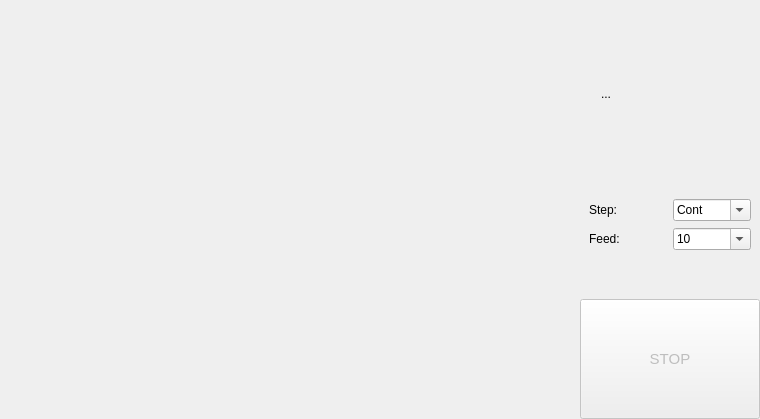
      <widget class="QWidget" name="tab_3Dview">
       <property name="minimumSize">
        <size>
         <width>640</width>
         <height>360</height>
        </size>
       </property>
       <attribute name="title">
        <string>3D_View</string>
       </attribute>
       <layout class="QGridLayout" name="gridLayout">
        <property name="leftMargin">
         <number>0</number>
        </property>
        <property name="topMargin">
         <number>0</number>
        </property>
        <property name="rightMargin">
         <number>0</number>
        </property>
        <property name="bottomMargin">
         <number>0</number>
        </property>
        <property name="spacing">
         <number>0</number>
        </property>
        <item row="0" column="0">
         <widget class="QFrame" name="grpProgram">
          <property name="sizePolicy">
           <sizepolicy hsizetype="Expanding" vsizetype="Expanding">
            <horstretch>0</horstretch>
            <verstretch>0</verstretch>
           </sizepolicy>
          </property>
          <property name="minimumSize">
           <size>
            <width>396</width>
            <height>300</height>
           </size>
          </property>
          <layout class="QVBoxLayout" name="verticalLayout_17" stretch="0">
           <property name="spacing">
            <number>0</number>
           </property>
           <property name="leftMargin">
            <number>0</number>
           </property>
           <property name="topMargin">
            <number>0</number>
           </property>
           <property name="rightMargin">
            <number>0</number>
           </property>
           <property name="bottomMargin">
            <number>0</number>
           </property>
           <item>
            <widget class="QWidget" name="widget" native="true">
             <layout class="QVBoxLayout" name="verticalLayout_15">
              <property name="spacing">
               <number>0</number>
              </property>
              <property name="leftMargin">
               <number>0</number>
              </property>
              <property name="topMargin">
               <number>0</number>
              </property>
              <property name="rightMargin">
               <number>0</number>
              </property>
              <property name="bottomMargin">
               <number>0</number>
              </property>
              <item>
               <widget class="GLWidget" name="glwVisualizer" native="true">
                <property name="sizePolicy">
                 <sizepolicy hsizetype="Expanding" vsizetype="Expanding">
                  <horstretch>0</horstretch>
                  <verstretch>0</verstretch>
                 </sizepolicy>
                </property>
                <property name="minimumSize">
                 <size>
                  <width>580</width>
                  <height>380</height>
                 </size>
                </property>
               </widget>
              </item>
             </layout>
            </widget>
           </item>
          </layout>
         </widget>
        </item>
        <item row="0" column="1">
         <widget class="QFrame" name="grpJog">
          <layout class="QVBoxLayout" name="verticalLayout_11">
           <property name="spacing">
            <number>0</number>
           </property>
           <property name="leftMargin">
            <number>0</number>
           </property>
           <property name="topMargin">
            <number>0</number>
           </property>
           <property name="rightMargin">
            <number>0</number>
           </property>
           <property name="bottomMargin">
            <number>0</number>
           </property>
           <item>
            <widget class="QWidget" name="widgetJog" native="true">
             <layout class="QVBoxLayout" name="verticalLayout_9">
              <property name="spacing">
               <number>1</number>
              </property>
              <property name="leftMargin">
               <number>0</number>
              </property>
              <property name="topMargin">
               <number>0</number>
              </property>
              <property name="rightMargin">
               <number>0</number>
              </property>
              <property name="bottomMargin">
               <number>0</number>
              </property>
              <item>
               <layout class="QGridLayout" name="gridLayout_3">
                <property name="spacing">
                 <number>0</number>
                </property>
                <item row="0" column="1">
                 <layout class="QHBoxLayout" name="horizontalLayout_12">
                  <property name="spacing">
                   <number>0</number>
                  </property>
                  <item>
                   <widget class="QToolButton" name="cmdYPlus">
                    <property name="sizePolicy">
                     <sizepolicy hsizetype="Fixed" vsizetype="Fixed">
                      <horstretch>0</horstretch>
                      <verstretch>0</verstretch>
                     </sizepolicy>
                    </property>
                    <property name="minimumSize">
                     <size>
                      <width>50</width>
                      <height>50</height>
                     </size>
                    </property>
                    <property name="styleSheet">
                     <string notr="true">border: none</string>
                    </property>
                    <property name="icon">
                     <iconset resource="images.qrc">
                      <normaloff>:/images/jog_Xminus.svg</normaloff>:/images/jog_Xminus.svg</iconset>
                    </property>
                    <property name="iconSize">
                     <size>
                      <width>60</width>
                      <height>60</height>
                     </size>
                    </property>
                   </widget>
                  </item>
                 </layout>
                </item>
                <item row="2" column="1">
                 <layout class="QHBoxLayout" name="horizontalLayout_15">
                  <property name="spacing">
                   <number>0</number>
                  </property>
                  <item>
                   <widget class="QToolButton" name="cmdStop">
                    <property name="sizePolicy">
                     <sizepolicy hsizetype="Fixed" vsizetype="Fixed">
                      <horstretch>0</horstretch>
                      <verstretch>0</verstretch>
                     </sizepolicy>
                    </property>
                    <property name="minimumSize">
                     <size>
                      <width>44</width>
                      <height>44</height>
                     </size>
                    </property>
                    <property name="toolTip">
                     <string>Stop</string>
                    </property>
                    <property name="styleSheet">
                     <string notr="true">border: none</string>
                    </property>
                    <property name="text">
                     <string/>
                    </property>
                    <property name="icon">
                     <iconset resource="images.qrc">
                      <normaloff>:/images/stop_small.svg</normaloff>:/images/stop_small.svg</iconset>
                    </property>
                    <property name="iconSize">
                     <size>
                      <width>50</width>
                      <height>40</height>
                     </size>
                    </property>
                   </widget>
                  </item>
                 </layout>
                </item>
                <item row="3" column="1">
                 <layout class="QHBoxLayout" name="horizontalLayout_13">
                  <property name="spacing">
                   <number>0</number>
                  </property>
                  <item>
                   <widget class="QToolButton" name="cmdYMinus">
                    <property name="sizePolicy">
                     <sizepolicy hsizetype="Fixed" vsizetype="Fixed">
                      <horstretch>0</horstretch>
                      <verstretch>0</verstretch>
                     </sizepolicy>
                    </property>
                    <property name="minimumSize">
                     <size>
                      <width>50</width>
                      <height>50</height>
                     </size>
                    </property>
                    <property name="toolTip">
                     <string>Y-</string>
                    </property>
                    <property name="styleSheet">
                     <string notr="true">border: none </string>
                    </property>
                    <property name="text">
                     <string/>
                    </property>
                    <property name="icon">
                     <iconset resource="images.qrc">
                      <normaloff>:/images/jog_Xplus.svg</normaloff>:/images/jog_Xplus.svg</iconset>
                    </property>
                    <property name="iconSize">
                     <size>
                      <width>60</width>
                      <height>60</height>
                     </size>
                    </property>
                   </widget>
                  </item>
                 </layout>
                </item>
                <item row="2" column="2">
                 <widget class="QToolButton" name="cmdXPlus">
                  <property name="sizePolicy">
                   <sizepolicy hsizetype="Fixed" vsizetype="Fixed">
                    <horstretch>0</horstretch>
                    <verstretch>0</verstretch>
                   </sizepolicy>
                  </property>
                  <property name="minimumSize">
                   <size>
                    <width>50</width>
                    <height>50</height>
                   </size>
                  </property>
                  <property name="toolTip">
                   <string>X+</string>
                  </property>
                  <property name="styleSheet">
                   <string notr="true">border: none
</string>
                  </property>
                  <property name="text">
                   <string/>
                  </property>
                  <property name="icon">
                   <iconset resource="images.qrc">
                    <normaloff>:/images/jog_Zplus.svg</normaloff>:/images/jog_Zplus.svg</iconset>
                  </property>
                  <property name="iconSize">
                   <size>
                    <width>60</width>
                    <height>60</height>
                   </size>
                  </property>
                 </widget>
                </item>
                <item row="2" column="0">
                 <widget class="QToolButton" name="cmdXMinus">
                  <property name="sizePolicy">
                   <sizepolicy hsizetype="Fixed" vsizetype="Fixed">
                    <horstretch>0</horstretch>
                    <verstretch>0</verstretch>
                   </sizepolicy>
                  </property>
                  <property name="minimumSize">
                   <size>
                    <width>50</width>
                    <height>50</height>
                   </size>
                  </property>
                  <property name="toolTip">
                   <string>X-</string>
                  </property>
                  <property name="styleSheet">
                   <string notr="true">border: none
</string>
                  </property>
                  <property name="text">
                   <string>...</string>
                  </property>
                  <property name="icon">
                   <iconset resource="images.qrc">
                    <normaloff>:/images/jog_Zminus.svg</normaloff>:/images/jog_Zminus.svg</iconset>
                  </property>
                  <property name="iconSize">
                   <size>
                    <width>60</width>
                    <height>60</height>
                   </size>
                  </property>
                 </widget>
                </item>
               </layout>
              </item>
              <item>
               <widget class="QWidget" name="widget" native="true">
                <layout class="QGridLayout" name="gridLayout_8">
                 <property name="verticalSpacing">
                  <number>7</number>
                 </property>
                 <item row="1" column="0">
                  <widget class="QLabel" name="label_22">
                   <property name="text">
                    <string>Feed:</string>
                   </property>
                  </widget>
                 </item>
                 <item row="0" column="0">
                  <widget class="QLabel" name="label_20">
                   <property name="text">
                    <string>Step:</string>
                   </property>
                  </widget>
                 </item>
                 <item row="0" column="1">
                  <widget class="ComboBoxKey" name="cboJogStep">
                   <property name="editable">
                    <bool>true</bool>
                   </property>
                   <property name="currentText">
                    <string>Cont</string>
                   </property>
                   <property name="insertPolicy">
                    <enum>QComboBox::NoInsert</enum>
                   </property>
                   <item>
                    <property name="text">
                     <string>Cont</string>
                    </property>
                   </item>
                   <item>
                    <property name="text">
                     <string>0.01</string>
                    </property>
                   </item>
                   <item>
                    <property name="text">
                     <string>0.1</string>
                    </property>
                   </item>
                   <item>
                    <property name="text">
                     <string>1</string>
                    </property>
                   </item>
                   <item>
                    <property name="text">
                     <string>5</string>
                    </property>
                   </item>
                   <item>
                    <property name="text">
                     <string>10</string>
                    </property>
                   </item>
                   <item>
                    <property name="text">
                     <string>100</string>
                    </property>
                   </item>
                  </widget>
                 </item>
                 <item row="1" column="1">
                  <widget class="ComboBoxKey" name="cboJogFeed">
                   <property name="editable">
                    <bool>true</bool>
                   </property>
                   <property name="insertPolicy">
                    <enum>QComboBox::NoInsert</enum>
                   </property>
                   <item>
                    <property name="text">
                     <string>10</string>
                    </property>
                   </item>
                   <item>
                    <property name="text">
                     <string>50</string>
                    </property>
                   </item>
                   <item>
                    <property name="text">
                     <string>100</string>
                    </property>
                   </item>
                   <item>
                    <property name="text">
                     <string>500</string>
                    </property>
                   </item>
                   <item>
                    <property name="text">
                     <string>1000</string>
                    </property>
                   </item>
                   <item>
                    <property name="text">
                     <string>2000</string>
                    </property>
                   </item>
                  </widget>
                 </item>
                </layout>
               </widget>
              </item>
             </layout>
            </widget>
           </item>
           <item>
            <spacer name="verticalSpacer">
             <property name="orientation">
              <enum>Qt::Vertical</enum>
             </property>
             <property name="sizeHint" stdset="0">
              <size>
               <width>20</width>
               <height>40</height>
              </size>
             </property>
            </spacer>
           </item>
           <item alignment="Qt::AlignHCenter">
            <widget class="QToolButton" name="btnRUNSTOP">
             <property name="enabled">
              <bool>false</bool>
             </property>
             <property name="minimumSize">
              <size>
               <width>180</width>
               <height>120</height>
              </size>
             </property>
             <property name="font">
              <font>
               <pointsize>11</pointsize>
               <weight>50</weight>
               <bold>false</bold>
              </font>
             </property>
             <property name="text">
              <string>STOP</string>
             </property>
             <property name="iconSize">
              <size>
               <width>110</width>
               <height>110</height>
              </size>
             </property>
            </widget>
           </item>
          </layout>
         </widget>
        </item>
       </layout>
      </widget>
